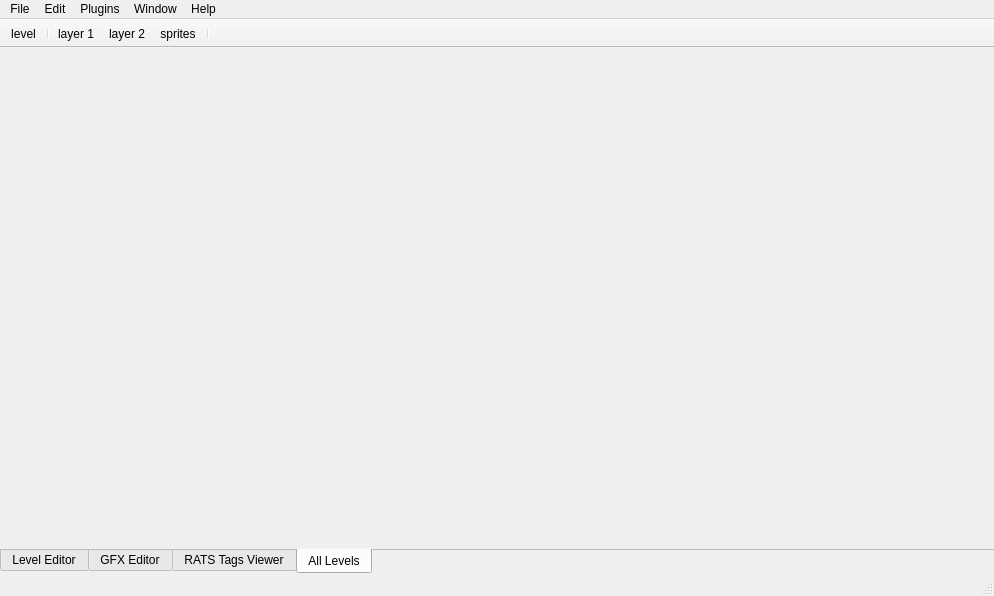
<?xml version="1.0" encoding="UTF-8"?>
<ui version="4.0">
 <class>window_main</class>
 <widget class="QMainWindow" name="window_main">
  <property name="geometry">
   <rect>
    <x>0</x>
    <y>0</y>
    <width>994</width>
    <height>596</height>
   </rect>
  </property>
  <property name="windowTitle">
   <string>Super Mario World Editor</string>
  </property>
  <widget class="QWidget" name="centralWidget">
   <layout class="QGridLayout" name="gridLayout">
    <property name="leftMargin">
     <number>0</number>
    </property>
    <property name="topMargin">
     <number>0</number>
    </property>
    <property name="rightMargin">
     <number>0</number>
    </property>
    <property name="bottomMargin">
     <number>0</number>
    </property>
    <item row="0" column="0">
     <widget class="QTabWidget" name="tabWidget">
      <property name="tabPosition">
       <enum>QTabWidget::South</enum>
      </property>
      <property name="currentIndex">
       <number>3</number>
      </property>
      <property name="documentMode">
       <bool>true</bool>
      </property>
      <widget class="QWidget" name="tab_level_editor">
       <attribute name="title">
        <string>Level Editor</string>
       </attribute>
       <layout class="QHBoxLayout" name="horizontalLayout_5">
        <property name="leftMargin">
         <number>0</number>
        </property>
        <property name="topMargin">
         <number>0</number>
        </property>
        <property name="rightMargin">
         <number>0</number>
        </property>
        <property name="bottomMargin">
         <number>0</number>
        </property>
       </layout>
      </widget>
      <widget class="QWidget" name="tab_gfx_editor">
       <attribute name="title">
        <string>GFX Editor</string>
       </attribute>
       <layout class="QHBoxLayout" name="horizontalLayout">
        <property name="leftMargin">
         <number>0</number>
        </property>
        <property name="topMargin">
         <number>0</number>
        </property>
        <property name="rightMargin">
         <number>0</number>
        </property>
        <property name="bottomMargin">
         <number>0</number>
        </property>
       </layout>
      </widget>
      <widget class="QWidget" name="tab_rats_viewer">
       <attribute name="title">
        <string>RATS Tags Viewer</string>
       </attribute>
       <layout class="QHBoxLayout" name="horizontalLayout_2"/>
      </widget>
      <widget class="QWidget" name="tab_level_list_viewer">
       <attribute name="title">
        <string>All Levels</string>
       </attribute>
       <layout class="QHBoxLayout" name="horizontalLayout_3"/>
      </widget>
     </widget>
    </item>
   </layout>
  </widget>
  <widget class="QMenuBar" name="menuBar">
   <property name="geometry">
    <rect>
     <x>0</x>
     <y>0</y>
     <width>994</width>
     <height>23</height>
    </rect>
   </property>
   <widget class="QMenu" name="menuFile">
    <property name="title">
     <string>File</string>
    </property>
    <widget class="QMenu" name="menuExpand_ROM">
     <property name="title">
      <string>Expand ROM</string>
     </property>
     <addaction name="actionExpand_to_1MB"/>
     <addaction name="actionExpand_to_2MB"/>
     <addaction name="actionExpand_to_4MB"/>
    </widget>
    <addaction name="action_menu_open_rom"/>
    <addaction name="action_menu_save_rom"/>
    <addaction name="separator"/>
    <addaction name="menuExpand_ROM"/>
   </widget>
   <widget class="QMenu" name="menuEdit">
    <property name="title">
     <string>Edit</string>
    </property>
   </widget>
   <widget class="QMenu" name="menuWindow">
    <property name="title">
     <string>Window</string>
    </property>
    <addaction name="actionGFX_editor"/>
   </widget>
   <widget class="QMenu" name="menuHelp">
    <property name="title">
     <string>Help</string>
    </property>
    <addaction name="actionContents"/>
    <addaction name="actionAbout"/>
   </widget>
   <widget class="QMenu" name="menuPlugins">
    <property name="title">
     <string>Plugins</string>
    </property>
   </widget>
   <addaction name="menuFile"/>
   <addaction name="menuEdit"/>
   <addaction name="menuPlugins"/>
   <addaction name="menuWindow"/>
   <addaction name="menuHelp"/>
  </widget>
  <widget class="QToolBar" name="mainToolBar">
   <property name="windowTitle">
    <string>Toolbar</string>
   </property>
   <property name="movable">
    <bool>false</bool>
   </property>
   <property name="floatable">
    <bool>false</bool>
   </property>
   <attribute name="toolBarArea">
    <enum>TopToolBarArea</enum>
   </attribute>
   <attribute name="toolBarBreak">
    <bool>false</bool>
   </attribute>
   <addaction name="tool_select_level"/>
   <addaction name="separator"/>
   <addaction name="tool_select_layer_1"/>
   <addaction name="tool_select_layer_2"/>
   <addaction name="tool_edit_sprites"/>
   <addaction name="separator"/>
  </widget>
  <widget class="QStatusBar" name="statusBar"/>
  <action name="action_menu_open_rom">
   <property name="text">
    <string>Open ROM</string>
   </property>
   <property name="shortcut">
    <string>Ctrl+O</string>
   </property>
  </action>
  <action name="tool_select_level">
   <property name="text">
    <string>level</string>
   </property>
   <property name="toolTip">
    <string>&lt;html&gt;&lt;head/&gt;&lt;body&gt;&lt;p&gt;Select level number in ROM. Range 000-1FF.&lt;/p&gt;&lt;/body&gt;&lt;/html&gt;</string>
   </property>
  </action>
  <action name="tool_select_layer_1">
   <property name="checkable">
    <bool>true</bool>
   </property>
   <property name="text">
    <string>layer 1</string>
   </property>
   <property name="toolTip">
    <string>Edit layer 1 level data.</string>
   </property>
  </action>
  <action name="tool_select_layer_2">
   <property name="checkable">
    <bool>true</bool>
   </property>
   <property name="text">
    <string>layer 2</string>
   </property>
   <property name="toolTip">
    <string>Edit layer 2 level data.</string>
   </property>
  </action>
  <action name="tool_edit_sprites">
   <property name="checkable">
    <bool>true</bool>
   </property>
   <property name="text">
    <string>sprites</string>
   </property>
   <property name="toolTip">
    <string>Edit sprite level data.</string>
   </property>
  </action>
  <action name="actionGFX_editor">
   <property name="text">
    <string>GFX editor</string>
   </property>
  </action>
  <action name="actionContents">
   <property name="text">
    <string>Contents</string>
   </property>
  </action>
  <action name="actionAbout">
   <property name="text">
    <string>About</string>
   </property>
  </action>
  <action name="actionEditors">
   <property name="text">
    <string>Editors</string>
   </property>
  </action>
  <action name="action_menu_save_rom">
   <property name="text">
    <string>Save ROM</string>
   </property>
   <property name="shortcut">
    <string>Ctrl+S</string>
   </property>
  </action>
  <action name="actionExpand_to_1MB">
   <property name="text">
    <string>Expand to 1MB</string>
   </property>
  </action>
  <action name="actionExpand_to_2MB">
   <property name="text">
    <string>Expand to 2MB</string>
   </property>
  </action>
  <action name="actionExpand_to_4MB">
   <property name="text">
    <string>Expand to 4MB</string>
   </property>
  </action>
 </widget>
 <layoutdefault spacing="6" margin="11"/>
 <resources/>
 <connections/>
</ui>
